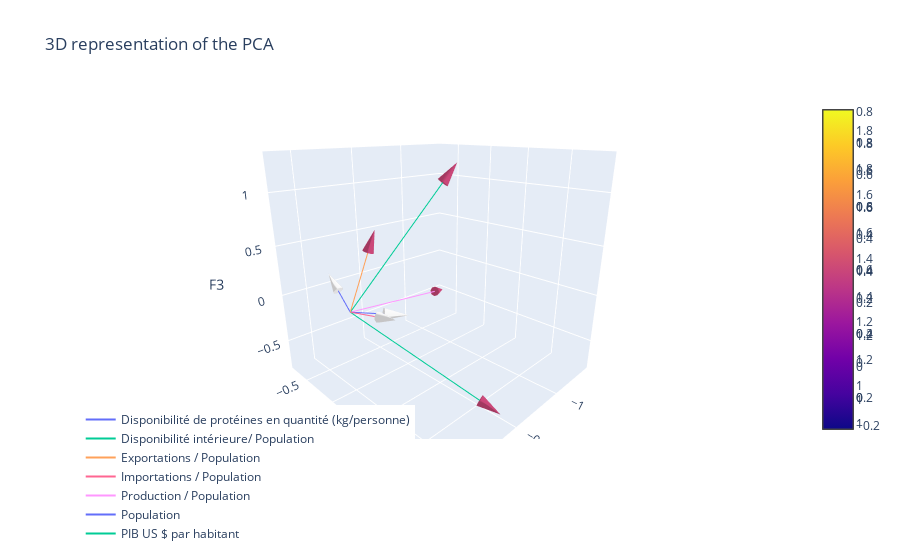

Write notebook code for a chart like this one.
### Code cell
import plotly.graph_objects as go

scaling_factor = 1.5  # Adjust the scaling factor as desired

fig = go.Figure()

for i in range(pca.components_.shape[1]):
    # Add a line for the vector
    fig.add_trace(go.Scatter3d(
        x=[0, pca.components_[0, i] * scaling_factor],
        y=[0, pca.components_[1, i] * scaling_factor],
        z=[0, pca.components_[2, i] * scaling_factor],
        mode='lines',
        name=features[i]
    ))

    # Add a cone for the arrowhead
    fig.add_trace(go.Cone(
        x=[pca.components_[0, i] * scaling_factor],
        y=[pca.components_[1, i] * scaling_factor],
        z=[pca.components_[2, i] * scaling_factor],
        u=[pca.components_[0, i] * scaling_factor],
        v=[pca.components_[1, i] * scaling_factor],
        w=[pca.components_[2, i] * scaling_factor],
        sizemode="absolute",
        sizeref=0.2,
        anchor="cm"
    ))

fig.update_layout(
    title="3D representation of the PCA",
    scene=dict(
        xaxis_title='F1',
        yaxis_title='F2',
        zaxis_title='F3',
        aspectratio=dict(x=1, y=1, z=1),
        camera=dict(eye=dict(x=1.2, y=1.2, z=0.6))
    ),
    legend=dict(
        yanchor="top",
        y=0.1,
        xanchor="left",
        x=0.001
    )
)

fig.show()

### Figure 1 — Plotly figure (JSON) as saved in the notebook; plotly's stock layout.template omitted (floating-point values rounded to 4 significant figures)
{"data": [{"mode": "lines", "name": "Disponibilité de protéines en quantité (kg/personne)", "type": "scatter3d", "x": [0, -0.2368], "y": [0, 0.1794], "z": [0, -0.06672]}, {"anchor": "cm", "sizemode": "absolute", "sizeref": 0.2, "type": "cone", "u": [-0.2368], "v": [0.1794], "w": [-0.06672], "x": [-0.2368], "y": [0.1794], "z": [-0.06672]}, {"mode": "lines", "name": "Disponibilité intérieure/ Population", "type": "scatter3d", "x": [0, -0.3719], "y": [0, 1.215], "z": [0, -0.6055]}, {"anchor": "cm", "sizemode": "absolute", "sizeref": 0.2, "type": "cone", "u": [-0.3719], "v": [1.215], "w": [-0.6055], "x": [-0.3719], "y": [1.215], "z": [-0.6055]}, {"mode": "lines", "name": "Exportations / Population", "type": "scatter3d", "x": [0, -0.1573], "y": [0, 0.06475], "z": [0, 0.5778]}, {"anchor": "cm", "sizemode": "absolute", "sizeref": 0.2, "type": "cone", "u": [-0.1573], "v": [0.06475], "w": [0.5778], "x": [-0.1573], "y": [0.06475], "z": [0.5778]}, {"mode": "lines", "name": "Importations / Population", "type": "scatter3d", "x": [0, -0.05255], "y": [0, 0.3958], "z": [0, 0.0525]}, {"anchor": "cm", "sizemode": "absolute", "sizeref": 0.2, "type": "cone", "u": [-0.05255], "v": [0.3958], "w": [0.0525], "x": [-0.05255], "y": [0.3958], "z": [0.0525]}, {"mode": "lines", "name": "Production / Population", "type": "scatter3d", "x": [0, -1.276], "y": [0, -0.6093], "z": [0, -0.4517]}, {"anchor": "cm", "sizemode": "absolute", "sizeref": 0.2, "type": "cone", "u": [-1.276], "v": [-0.6093], "w": [-0.4517], "x": [-1.276], "y": [-0.6093], "z": [-0.4517]}, {"mode": "lines", "name": "Population", "type": "scatter3d", "x": [0, -0.002862], "y": [0, -0.2254], "z": [0, 0.1846]}, {"anchor": "cm", "sizemode": "absolute", "sizeref": 0.2, "type": "cone", "u": [-0.002862], "v": [-0.2254], "w": [0.1846], "x": [-0.002862], "y": [-0.2254], "z": [0.1846]}, {"mode": "lines", "name": "PIB US $ par habitant", "type": "scatter3d", "x": [0, -0.6331], "y": [0, 0.399], "z": [0, 1.142]}, {"anchor": "cm", "sizemode": "absolute", "sizeref": 0.2, "type": "cone", "u": [-0.6331], "v": [0.399], "w": [1.142], "x": [-0.6331], "y": [0.399], "z": [1.142]}], "layout": {"legend": {"x": 0.001, "xanchor": "left", "y": 0.1, "yanchor": "top"}, "scene": {"aspectratio": {"x": 1, "y": 1, "z": 1}, "camera": {"eye": {"x": 1.2, "y": 1.2, "z": 0.6}}, "xaxis": {"title": {"text": "F1"}}, "yaxis": {"title": {"text": "F2"}}, "zaxis": {"title": {"text": "F3"}}}, "title": {"text": "3D representation of the PCA"}}}
